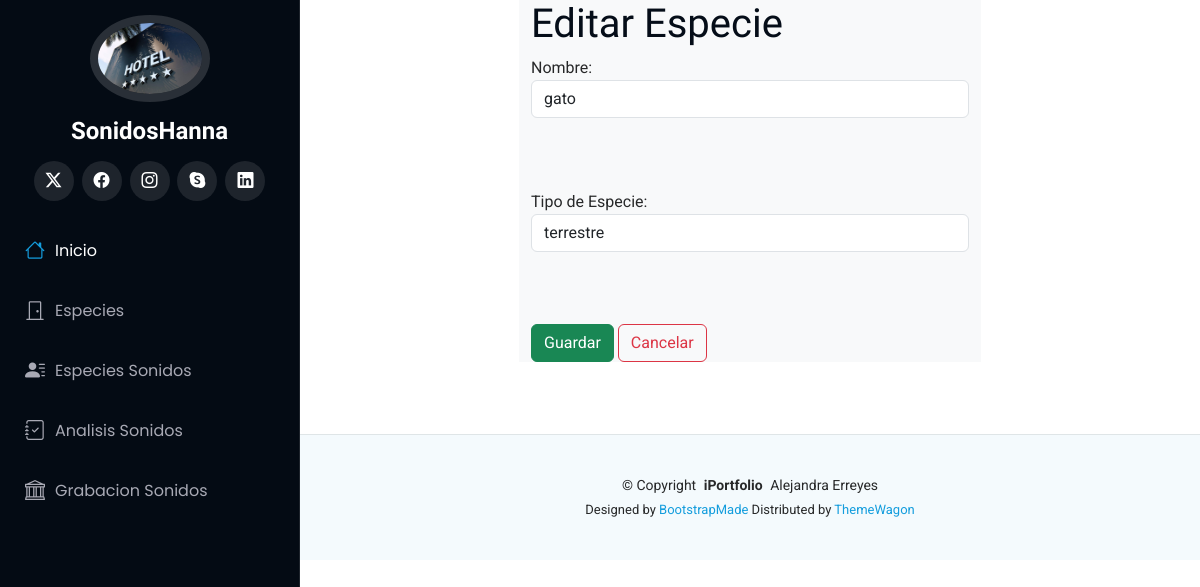
The page /editarEspecie/1 on the database as committed earlier.
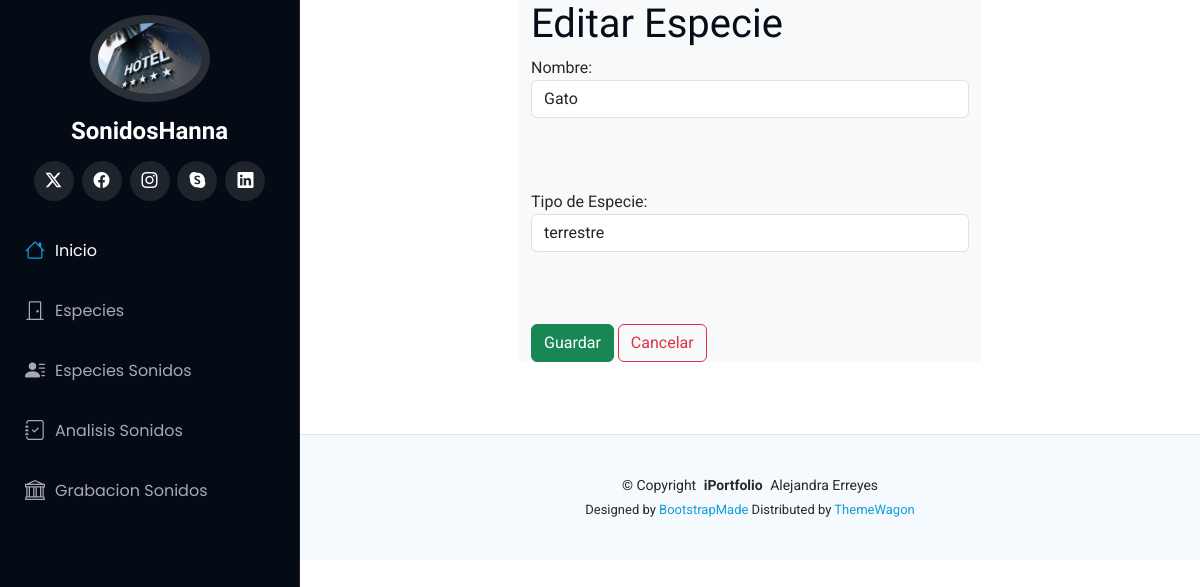
The same page on the database as committed later.
### Aplicaciones/Especies/models.py (models this page shows, shortened)
class Especie(models.Model):
    id = models.AutoField(primary_key=True)
    nombre = models.CharField(max_length=100)
    tipo_especie = models.CharField(max_length=100)

### Aplicaciones/Especies/views.py (the view)
# urls.py: path('editarEspecie/<id>', views.editarEspecie),
def editarEspecie(request, id):
    especieEditar = Especie.objects.get(id=id)
    return render(request, "editarEspecie.html", {'especieEditar': especieEditar})

### Aplicaciones/Especies/templates/editarEspecie.html (shortened to what this page needs)
{% extends './plantilla.html' %}
{% block contenido %}
<div class="row">
    <div class="col-md-3">
    </div>
    <div class="col-md-6 bg-light">
        <h1>Editar Especie</h1>
        <form action="/procesarEdicionEspecie/{{ especieEditar.id }}" id="frm_editar_especie" method="post">
            <label for="nombre_comun">Nombre:</label>
            <input class="form-control" type="text" name="nombre" id="nombre" value="{{ especieEditar.nombre }}">
            <br><br><br>
            <label for="nombre_cientifico">Tipo de Especie:</label>
            <input class="form-control" type="text" name="tipo_especie" id="tipo_especie" value="{{ especieEditar.tipo_especie }}">
            <br><br><br>
            <button type="submit" class="btn btn-success">Guardar</button>
            <a class="btn btn-outline-danger" href="/">Cancelar</a>
        </form>
    </div>
    <div class="col-md-3">
    </div>
</div><br><br><br>
{% endblock %}

Rows that differ between the two databases and show on the page:
changed Especie "terrestre": nombre "gato" → "Gato"
